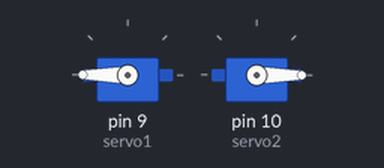
A sketch run on a simulated Arduino Uno, built with avr-gcc and run on an emulated ATmega328P. Parts: 2 × servo.

Above: at 0.05 s.
Timing chart, 0 to 3.0 s (numbered marks = the images above):
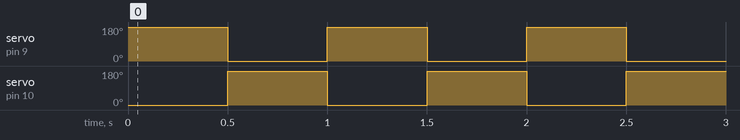

The sketch:

ServoSHN.ino
```cpp
#include <Servo.h>

Servo servo1;
Servo servo2;
void setup() {
  // put your setup code here, to run once:
  servo1.attach(9);
  servo2.attach(10);   //スイッチ用
}
void loop() {
  // put your main code here, to run repeatedly:
  servo1.write(180);
  servo2.write(0);
  delay(500);
  servo1.write(0);
  servo2.write(180);
  delay(500);
}
```

Measured:
- by itself, servo on pin 9 (servo1), servo on pin 10 (servo2): alternates 180° for 0.50 s and 0° for 0.50 s
